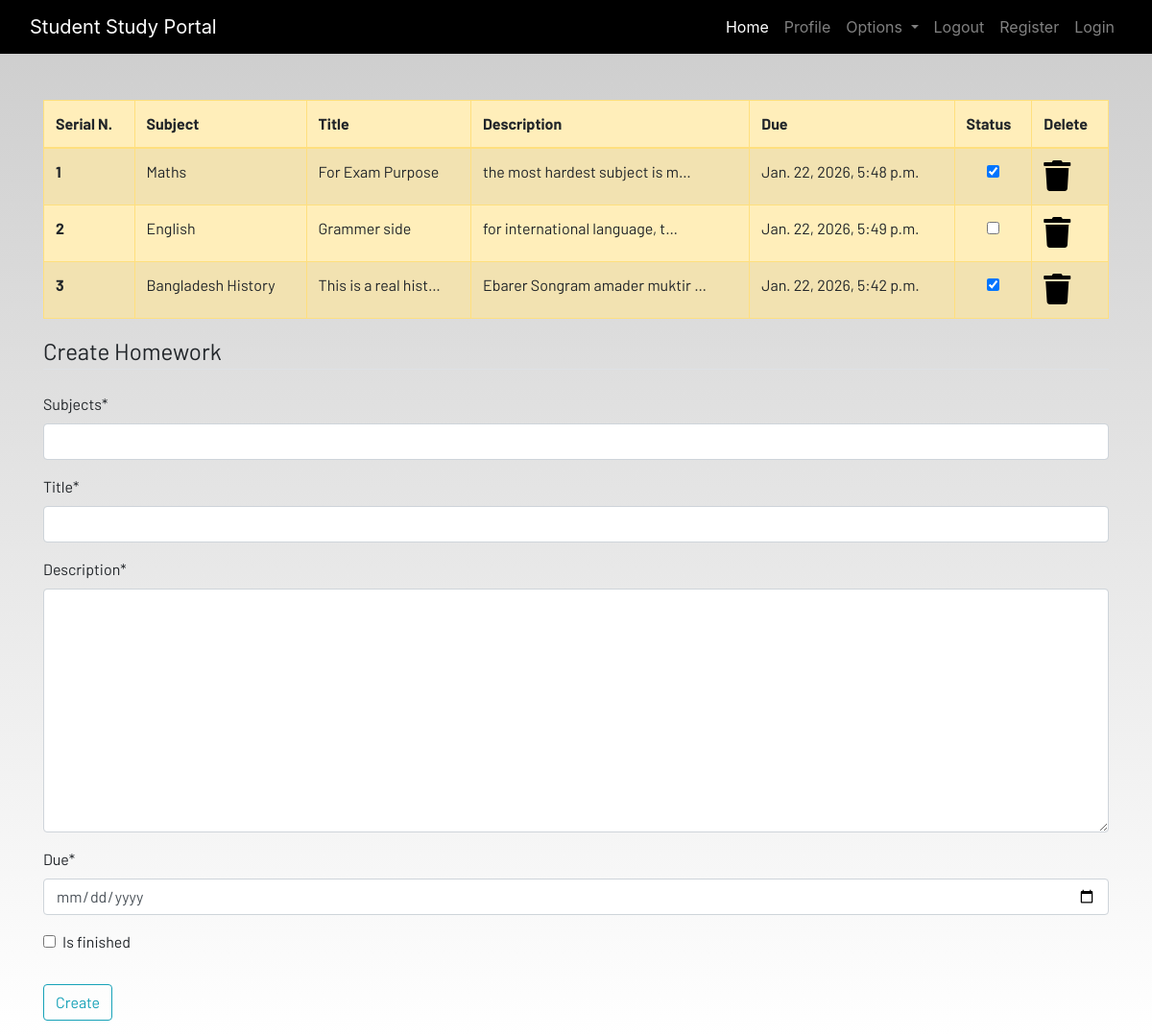
Page /homework/ (signed in) on the earlier database version.
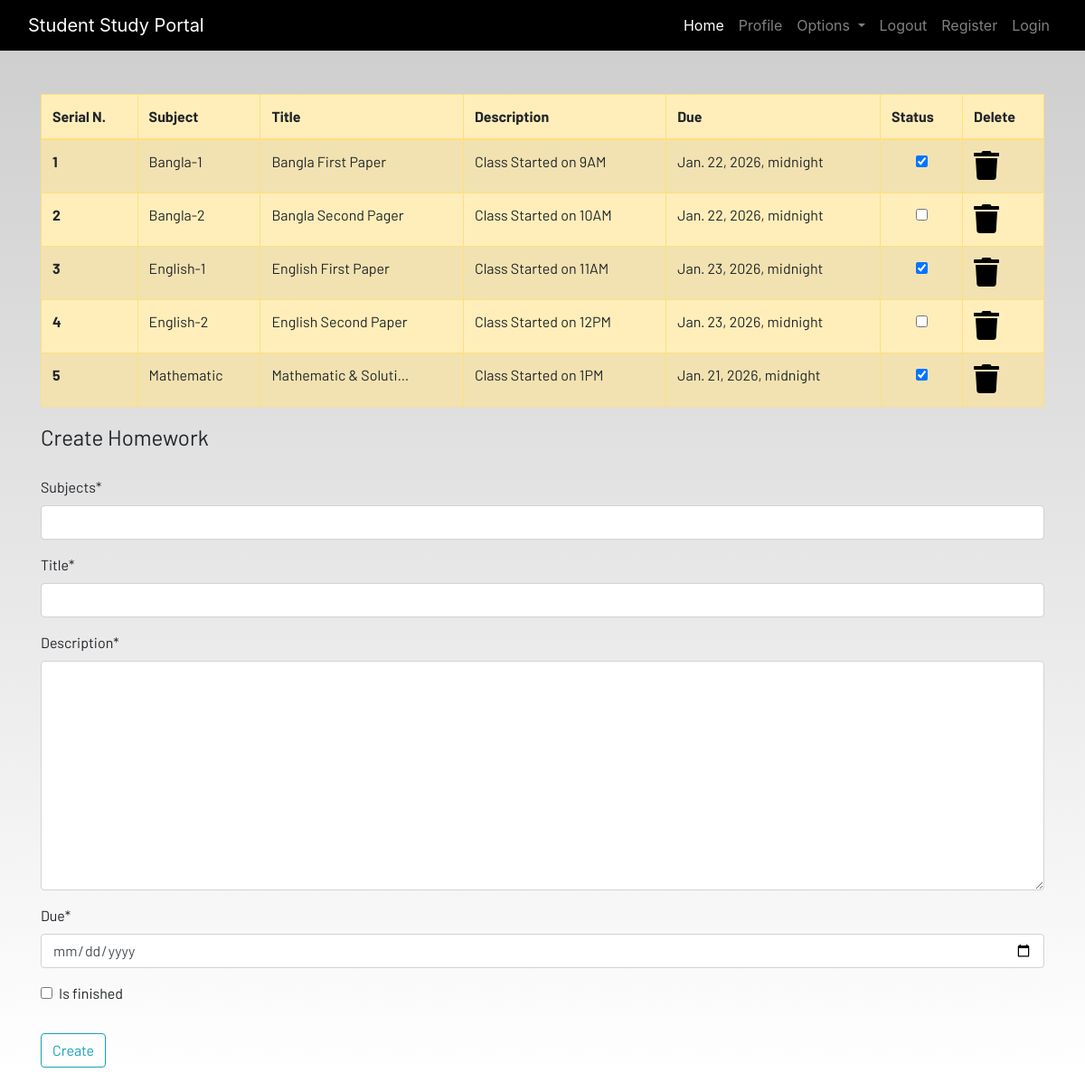
Same page on the later database version.
### dashboard/models.py (models this page shows, shortened)
class Homework(models.Model):
    user = models.ForeignKey(User, on_delete=models.CASCADE)
    subjects = models.CharField(max_length=100)
    title = models.CharField(max_length=100)
    description =models.TextField()
    due = models.DateTimeField()
    is_finished = models.BooleanField(default=False)

### dashboard/views.py (the view)
# urls.py: path('homework/', views.homework, name='homework'),
def homework(request):
    if request.method == 'POST':
        form = HomeworkForm(request.POST)
        if form.is_valid():
            try:
                finished = request.POST['is_finished']
                if finished == 'on':
                    finished = True
                else:
                    finished = False
            except:
                finished = False
            homeworks = Homework(
                user = request.user,
                subjects = request.POST['subjects'],
                title = request.POST['title'],
                description = request.POST['description'],
                due = request.POST['due'],
                is_finished = finished
            )
            homeworks.save()
            messages.success(request, f"Homework Added form {request.user.username}!")
            return redirect('homework')
    else:
        form = HomeworkForm()
    homework = Homework.objects.filter(user=request.user)
    if len(homework) == 0:
        homework_done = True
    else:
        homework_done = False
    context = {
        "homework": homework,
        "homework_done": homework_done,
        "form": form,
    }
    return render(request, 'dashboard/homework.html', context)

### dashboard/forms.py
class HomeworkForm(forms.ModelForm):
    class Meta:
        model = Homework
        widgets = {'due': DateInput()}
        fields = ['subjects', 'title', 'description', 'due', 'is_finished']

### templates/dashboard/homework.html (shortened to what this page needs)
{% extends 'dashboard/base.html' %}
{% load static %}
{% load crispy_forms_tags %}
{% block content %}
<div class="container">
    {% if not homework_done %}
    <table class="table table-striped table-bordered table-hover table-warning">
        <thead>
            <tr>
                <th>Serial N.</th>
                <th>Subject</th>
                <th>Title</th>
                <th>Description</th>
                <th>Due</th>
                <th>Status</th>
                <th>Delete</th>
            </tr>
        </thead>
        <tbody>
            {% for home in homework %}
            <tr>
                <th>{{ forloop.counter }}</th>
                <td>{{ home.subjects }}</td>
                <td>{{ home.title|truncatechars:20 }}</td>
                <td>{{ home.description|truncatechars:30 }}</td>
                <td>{{ home.due }}</td>
                <td class="text-center">
                    <form action="{% url 'update_homework' home.pk %}" method="POST">
                        <input type="checkbox" onchange="this.form.submit()"
                            {% if home.is_finished %} checked {% endif %}>
                    </form>
                </td>
                <td><a href="{% url 'delete_homework' home.pk %}"><i class="fa fa-trash fa-2x"></i></a></td>
            </tr>
            {% endfor %}
        </tbody>
    </table>
    {% else %}
    <h4>All homeworks are completed!! Create to have more!!</h4>
{% endif %}
</div>
<div class=" container">
    <form method="POST">
        <fieldset class="form-group">
            <legend class="border-bottom mb-4">Create Homework</legend>
            {{ form|crispy }}
        </fieldset>
        <div class="form-group">
            <button href="" class="btn btn-outline-info" type="submit">
                Create
            </button>
        </div>
    </form>
</div>
{% endblock content %}

### templates/dashboard/base.html (shortened to what this page needs)
<!DOCTYPE html>
{% load static %}
<html lang="en">
<head>
  <link rel="stylesheet" href="https://stackpath.bootstrapcdn.com/bootstrap/4.3.1/css/bootstrap.min.css"
 />
  <link rel="stylesheet" href="https://use.fontawesome.com/releases/v5.7.2/css/all.css"
 />
  <link rel="stylesheet" href="{% static 'css/main.css' %}" />
</head>
<body>
  <header>
    <nav class="navbar navbar-expand-lg navbar-dark bg-dark">
      <div class="container-fluid">
        <a class="navbar-brand" href="{% url 'home' %}">Student Study Portal</a>
        <div class="collapse navbar-collapse justify-content-end" id="navbarSupportedContent">
          <ul class="navbar-nav mb-2 mb-lg-0">
            <li class="nav-item">
              <a class="nav-link active" aria-current="page" href="{% url 'home' %}">Home</a>
            </li>
            <li class="nav-item">
              <a class="nav-link" href="#">Profile</a>
            </li>
            <li class="nav-item dropdown">
              <a class="nav-link dropdown-toggle" href="#" id="navbarDropdown" role="button" data-toggle="dropdown"
                aria-haspopup="true" aria-expanded="false">
                Options
              </a>
            </li>
            <li class="nav-item">
              <a class="nav-link" href="#">Logout</a>
            </li>
            <li class="nav-item">
              <a class="nav-link" href="#">Register</a>
            </li>
            <li class="nav-item">
              <a class="nav-link" href="#">Login</a>
            </li>
          </ul>
        </div>
      </div>
    </nav>
  </header>
  <br /><br />
  <main>
    {% block content %}
    {% endblock content %}
  </main>
</body>
</html>

### static/css/main.css (style rules this page uses)
html { scroll-behavior: smooth; height: 100%; width: 100%; }
main { font-family: Barlow, Quicksand, Rubik, sans-serif, serif, 'Times New Roman', Times, serif !important; }
.navbar { background-color: rgb(0, 0, 0) !important; }
a { text-decoration: none !important; color: black; }
html, body { max-width: 100%; overflow-x: hidden; height: 100%; width: 100%; }
body { background: linear-gradient(rgba(0, 0, 0, 0.2), rgba(255, 255, 255, 0.5)); overflow-x: hidden; background-repeat: no-repeat; }
.fa { color: black; }

Differences in the rows shown:
removed Homework: subjects "Maths", title "For Exam Purpose", description "the most hardest subject is m…", due "Jan. 22, 2026, 5:48 p.m.", is_finished "☑"
removed Homework: subjects "English", title "Grammer side", description "for international language, t…", due "Jan. 22, 2026, 5:49 p.m."
removed Homework: subjects "Bangladesh History", title "This is a real hist…", description "Ebarer Songram amader muktir …", due "Jan. 22, 2026, 5:42 p.m.", is_finished "☑"
added Homework: subjects "Bangla-1", title "Bangla First Paper", description "Class Started on 9AM", due "Jan. 22, 2026, midnight", is_finished "☑"
added Homework: subjects "Bangla-2", title "Bangla Second Pager", description "Class Started on 10AM", due "Jan. 22, 2026, midnight"
added Homework: subjects "English-1", title "English First Paper", description "Class Started on 11AM", due "Jan. 23, 2026, midnight", is_finished "☑"
added Homework: subjects "English-2", title "English Second Paper", description "Class Started on 12PM", due "Jan. 23, 2026, midnight"
added Homework: subjects "Mathematic", title "Mathematic & Soluti…", description "Class Started on 1PM", due "Jan. 21, 2026, midnight", is_finished "☑"
